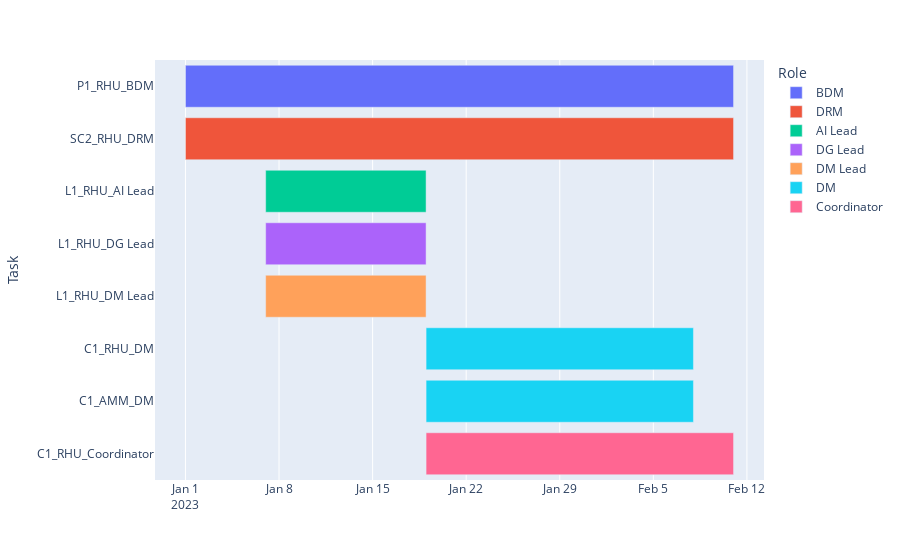

The cell this chart's notebook holds for it:
### Code cell
pd_1=utils.convert_to_pd(pipeline_tasks)
utils.plot_gantt_chart(pd_1)

### Figure 1 — Plotly figure (JSON) as saved in the notebook; plotly's stock layout.template omitted (floating-point values rounded to 4 significant figures)
{"data": [{"alignmentgroup": "True", "base": ["2023-01-01T00:00:00"], "hovertemplate": "Role=BDM<br>Start=%{base}<br>End=%{x}<br>Task=%{y}<extra></extra>", "legendgroup": "BDM", "marker": {"color": "#636efa", "pattern": {"shape": ""}}, "name": "BDM", "offsetgroup": "BDM", "orientation": "h", "showlegend": true, "textposition": "auto", "type": "bar", "x": [3542400000], "xaxis": "x", "y": ["P1_RHU_BDM"], "yaxis": "y"}, {"alignmentgroup": "True", "base": ["2023-01-01T00:00:00"], "hovertemplate": "Role=DRM<br>Start=%{base}<br>End=%{x}<br>Task=%{y}<extra></extra>", "legendgroup": "DRM", "marker": {"color": "#EF553B", "pattern": {"shape": ""}}, "name": "DRM", "offsetgroup": "DRM", "orientation": "h", "showlegend": true, "textposition": "auto", "type": "bar", "x": [3542400000], "xaxis": "x", "y": ["SC2_RHU_DRM"], "yaxis": "y"}, {"alignmentgroup": "True", "base": ["2023-01-07T00:00:00"], "hovertemplate": "Role=AI Lead<br>Start=%{base}<br>End=%{x}<br>Task=%{y}<extra></extra>", "legendgroup": "AI Lead", "marker": {"color": "#00cc96", "pattern": {"shape": ""}}, "name": "AI Lead", "offsetgroup": "AI Lead", "orientation": "h", "showlegend": true, "textposition": "auto", "type": "bar", "x": [1036800000], "xaxis": "x", "y": ["L1_RHU_AI Lead"], "yaxis": "y"}, {"alignmentgroup": "True", "base": ["2023-01-07T00:00:00"], "hovertemplate": "Role=DG Lead<br>Start=%{base}<br>End=%{x}<br>Task=%{y}<extra></extra>", "legendgroup": "DG Lead", "marker": {"color": "#ab63fa", "pattern": {"shape": ""}}, "name": "DG Lead", "offsetgroup": "DG Lead", "orientation": "h", "showlegend": true, "textposition": "auto", "type": "bar", "x": [1036800000], "xaxis": "x", "y": ["L1_RHU_DG Lead"], "yaxis": "y"}, {"alignmentgroup": "True", "base": ["2023-01-07T00:00:00"], "hovertemplate": "Role=DM Lead<br>Start=%{base}<br>End=%{x}<br>Task=%{y}<extra></extra>", "legendgroup": "DM Lead", "marker": {"color": "#FFA15A", "pattern": {"shape": ""}}, "name": "DM Lead", "offsetgroup": "DM Lead", "orientation": "h", "showlegend": true, "textposition": "auto", "type": "bar", "x": [1036800000], "xaxis": "x", "y": ["L1_RHU_DM Lead"], "yaxis": "y"}, {"alignmentgroup": "True", "base": ["2023-01-19T00:00:00", "2023-01-19T00:00:00"], "hovertemplate": "Role=DM<br>Start=%{base}<br>End=%{x}<br>Task=%{y}<extra></extra>", "legendgroup": "DM", "marker": {"color": "#19d3f3", "pattern": {"shape": ""}}, "name": "DM", "offsetgroup": "DM", "orientation": "h", "showlegend": true, "textposition": "auto", "type": "bar", "x": [1728000000, 1728000000], "xaxis": "x", "y": ["C1_RHU_DM", "C1_AMM_DM"], "yaxis": "y"}, {"alignmentgroup": "True", "base": ["2023-01-19T00:00:00"], "hovertemplate": "Role=Coordinator<br>Start=%{base}<br>End=%{x}<br>Task=%{y}<extra></extra>", "legendgroup": "Coordinator", "marker": {"color": "#FF6692", "pattern": {"shape": ""}}, "name": "Coordinator", "offsetgroup": "Coordinator", "orientation": "h", "showlegend": true, "textposition": "auto", "type": "bar", "x": [1987200000], "xaxis": "x", "y": ["C1_RHU_Coordinator"], "yaxis": "y"}], "layout": {"barmode": "overlay", "legend": {"title": {"text": "Role"}, "tracegroupgap": 0}, "margin": {"t": 60}, "xaxis": {"anchor": "y", "domain": [0, 1], "type": "date"}, "yaxis": {"anchor": "x", "autorange": "reversed", "domain": [0, 1], "title": {"text": "Task"}}}}
